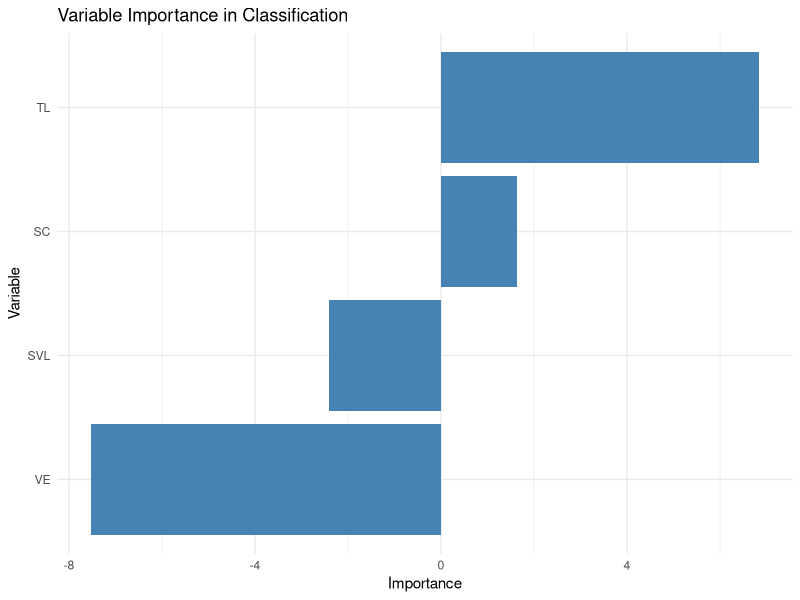

This figure's R source: (Note: this script raises an error after producing the figure.)
# Load libraries
library(randomForest)
library(ggplot2)
library(dplyr)
library(readr)
library(viridis)
library(caret)
library(writexl)

# Load the data from the file
data <- read_delim("morfo_females_3spp.txt", delim = "\t")

# Convert the Species variable to a factor
data$Species <- as.factor(data$Species)

# Build the Random Forest model with 1000 trees
set.seed(123) # For reproducibility
rf_model <- randomForest(Species ~ VE + SC + SVL + TL, data = data, importance = TRUE, ntree = 1000)

# View the importance of the variables
var_importance <- importance(rf_model)
print(var_importance)

# Predict the values of Species
data$Predicted_Species <- predict(rf_model, data)

# Create the Confusion Matrix using caret
conf_matrix <- confusionMatrix(data = data$Predicted_Species, reference = data$Species)

# Convert the confusion matrix to a table
conf_matrix_table <- as.data.frame.matrix(conf_matrix$table)

# Calculate class error for each species: 
# (sum of misclassified instances for the species) / (total instances for the species)
conf_matrix_table$Class.Error <- 1 - diag(as.matrix(conf_matrix$table)) / rowSums(as.matrix(conf_matrix$table))

# View the resulting confusion matrix table with Class.Error
print(conf_matrix_table)

# Export the confusion matrix with class errors to an Excel file
write_xlsx(conf_matrix_table, path = "females_3spp_confusion_matrix_with_error.xlsx")

# Print message to confirm export
print("Confusion matrix with classification error exported to 'males_confusion_matrix_with_error.xlsx'")

# Optional: Plot the importance of variables (if needed for visualization)
importance_plot <- data.frame(Variable = rownames(var_importance),
                              Importance = var_importance[, 1])

ggplot(importance_plot, aes(x = reorder(Variable, Importance), y = Importance)) +
  geom_bar(stat = "identity", fill = "steelblue") +
  coord_flip() +
  labs(title = "Variable Importance in Classification",
       x = "Variable",
       y = "Importance") +
  theme_minimal()

# Define the training control for k-fold cross-validation (k=10, for example)
train_control <- trainControl(method = "cv", number = 10)

# Train the Random Forest model using k-fold cross-validation
rf_cv_model <- train(Species ~ VE + SC + SVL + TL, data = data, method = "rf", 
                     trControl = train_control, ntree = 1000)

# Print model accuracy (from cross-validation)
print(rf_cv_model)

# Function to calculate the convex hull, only if there are at least 3 points
convex_hull <- function(df) {
  if (nrow(df) < 3) return(NULL)  # If there are less than 3 points, return NULL
  df[chull(df$TL, df$VE), ]  # Calculate the convex hull for the group
}

# Apply the convex hull function for each predicted species, handling groups with less than 3 points
hulls <- data %>%
  group_by(Predicted_Species) %>%
  group_split() %>%
  map_df(~ {
    hull <- convex_hull(.)
    if (!is.null(hull)) return(hull) else return(data.frame())  # Return empty data frame for NULL results
  })

# Generate a plot of the data with prediction (using VE vs TL as an example)
ggplot(data, aes(x = TL, y = VE, color = Predicted_Species, shape = Predicted_Species)) +
  geom_point(size = 3) + 
  geom_polygon(data = hulls, aes(x = TL, y = VE, fill = Predicted_Species), 
               color = "black", alpha = 0.3) +  # Draw the convex hull for each species
  labs(title = "Morphometric Analysis with Random Forest",
       x = "TL (Tail Length)",
       y = "VE (Ventral Scales)") +
  theme_minimal() +
  scale_color_viridis_d() +  # Automatic palette for the species
  scale_fill_viridis_d() +   # Use the same palette for filling the convex hulls
  scale_shape_manual(values = 1:length(unique(data$Predicted_Species)))  # Different symbols for each species
